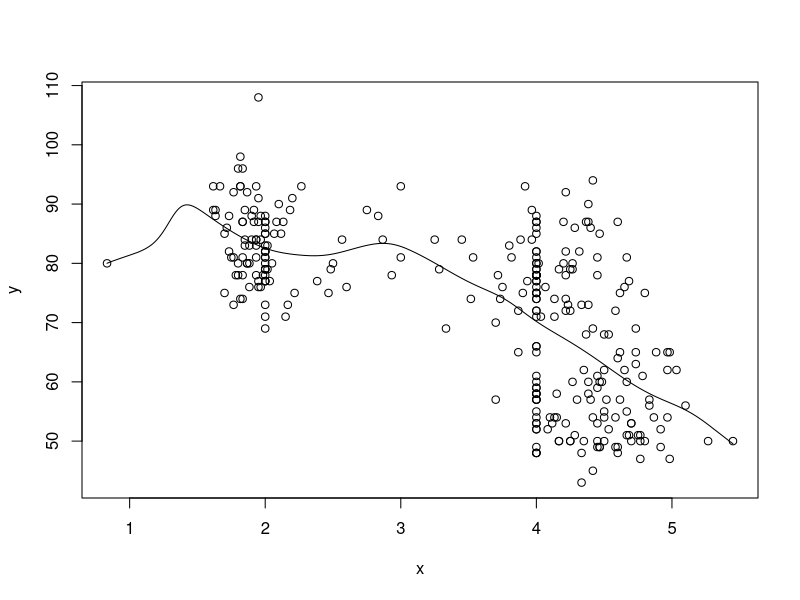

Recreate this plot in R.
library(KernSmooth)


### Name: dpill
### Title: Select a Bandwidth for Local Linear Regression
### Aliases: dpill
### Keywords: smooth

### ** Examples

data(geyser, package = "MASS")
x <- geyser$duration
y <- geyser$waiting
plot(x, y)
h <- dpill(x, y)
fit <- locpoly(x, y, bandwidth = h)
lines(fit)
